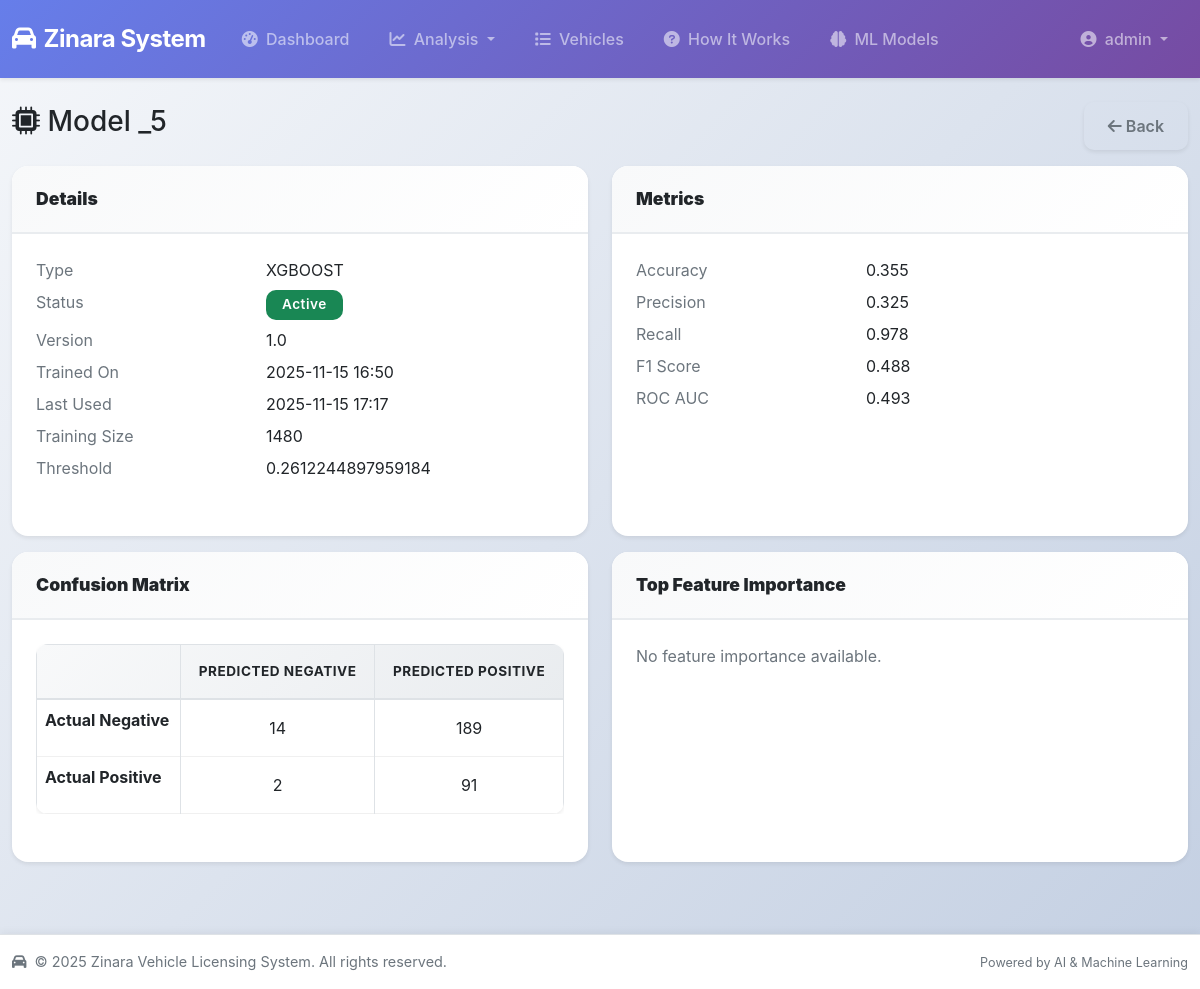
The app's page /ml/19/ (signed in) with its own data.
### apps/ml_models/models.py (models this page shows, shortened)
class MLModel(models.Model):
    MODEL_TYPES = [
        ('logistic_regression', 'Logistic Regression'),
        ('decision_tree', 'Decision Tree'),
        ('random_forest', 'Random Forest'),
        ('xgboost', 'XGBoost'),
    ]
    STATUS_CHOICES = [
        ('training', 'Training'),
        ('active', 'Active'),
        ('inactive', 'Inactive'),
        ('failed', 'Failed'),
    ]
    name = models.CharField(max_length=100)
    model_type = models.CharField(max_length=30, choices=MODEL_TYPES)
    version = models.CharField(max_length=20)
    file_path = models.CharField(max_length=255)
    status = models.CharField(max_length=20, choices=STATUS_CHOICES, default='training')
    accuracy = models.FloatField(null=True, blank=True)
    precision = models.FloatField(null=True, blank=True)
    recall = models.FloatField(null=True, blank=True)
    f1_score = models.FloatField(null=True, blank=True)
    roc_auc = models.FloatField(null=True, blank=True)
    threshold = models.FloatField(null=True, blank=True, help_text="Optimal threshold for predictions")
    training_data_size = models.IntegerField(null=True, blank=True)
    feature_importance = models.JSONField(null=True, blank=True)
    hyperparameters = models.JSONField(null=True, blank=True)
    confusion_matrix = models.JSONField(null=True, blank=True, help_text="Confusion matrix: [[TN, FP], [FN, TP]]")
    created_by = models.ForeignKey(User, on_delete=models.CASCADE)
    created_at = models.DateTimeField(auto_now_add=True)
    last_used = models.DateTimeField(null=True, blank=True)
    class Meta:
        db_table = 'ml_models'
        ordering = ['-created_at']
        unique_together = ['name', 'version']

### apps/ml_models/views.py (the view)
# urls.py: path('<int:model_id>/', views.model_detail, name='model_detail'),
@login_required
def model_detail(request, model_id):
    model = get_object_or_404(MLModel, id=model_id)
    training_jobs = ModelTrainingJob.objects.filter(model=model).order_by('-started_at')
    conf_matrix = None
    if getattr(model, 'confusion_matrix', None):
        if isinstance(model.confusion_matrix, dict):
            conf_matrix = model.confusion_matrix.get('matrix') or model.confusion_matrix
        elif isinstance(model.confusion_matrix, list):
            conf_matrix = model.confusion_matrix
    feature_importance_items = []
    if model.feature_importance:
        if isinstance(model.feature_importance, dict):
            feature_importance_items = sorted(model.feature_importance.items(), key=lambda item: item[1], reverse=True)
        elif isinstance(model.feature_importance, list):
            feature_importance_items = model.feature_importance
    metrics_available = any([
        model.accuracy,
        model.precision,
        model.recall,
        model.f1_score,
        model.roc_auc,
    ])
    context = {
        'model': model,
        'training_jobs': training_jobs,
        'feature_importance_items': feature_importance_items,
        'confusion_matrix': conf_matrix,
        'threshold': getattr(model, 'threshold', None),
        'metrics_available': metrics_available,
    }
    return render(request, 'ml_models/model_detail.html', context)

### templates/ml_models/model_detail.html (shortened to what this page needs)
{% extends 'base.html' %}
{% block content %}
<div class="row mb-3">
    <div class="col-12 d-flex justify-content-between align-items-center">
        <h3><i class="fas fa-microchip"></i> Model {{ model.name }}</h3>
        <a class="btn btn-outline-secondary" href="{% url 'ml_models:model_list' %}"><i class="fas fa-arrow-left"></i> Back</a>
    </div>
</div>
<div class="row">
    <div class="col-md-6 mb-3">
        <div class="card">
            <div class="card-header"><strong>Details</strong></div>
            <div class="card-body">
                <div class="row mb-2"><div class="col-5 text-muted">Type</div><div class="col-7">{{ model.model_type|upper }}</div></div>
                <div class="row mb-2"><div class="col-5 text-muted">Status</div><div class="col-7"><span class="badge bg-{% if model.status == 'active' %}success{% elif model.status == 'training' %}warning{% elif model.status == 'failed' %}danger{% else %}secondary{% endif %}">{{ model.status|title }}</span></div></div>
                <div class="row mb-2"><div class="col-5 text-muted">Version</div><div class="col-7">{{ model.version }}</div></div>
                <div class="row mb-2"><div class="col-5 text-muted">Trained On</div><div class="col-7">{{ model.created_at|date:"Y-m-d H:i" }}</div></div>
                <div class="row mb-2"><div class="col-5 text-muted">Last Used</div><div class="col-7">{{ model.last_used|date:"Y-m-d H:i"|default:"-" }}</div></div>
                <div class="row mb-2"><div class="col-5 text-muted">Training Size</div><div class="col-7">{{ model.training_data_size|default:"-" }}</div></div>
                <div class="row mb-2"><div class="col-5 text-muted">Threshold</div><div class="col-7">{{ threshold|default:"-" }}</div></div>
            </div>
        </div>
    </div>
    <div class="col-md-6 mb-3">
        <div class="card">
            <div class="card-header"><strong>Metrics</strong></div>
            <div class="card-body">
                <div class="row mb-2"><div class="col-5 text-muted">Accuracy</div><div class="col-7">{{ model.accuracy|floatformat:3|default:"-" }}</div></div>
                <div class="row mb-2"><div class="col-5 text-muted">Precision</div><div class="col-7">{{ model.precision|floatformat:3|default:"-" }}</div></div>
                <div class="row mb-2"><div class="col-5 text-muted">Recall</div><div class="col-7">{{ model.recall|floatformat:3|default:"-" }}</div></div>
                <div class="row mb-2"><div class="col-5 text-muted">F1 Score</div><div class="col-7">{{ model.f1_score|floatformat:3|default:"-" }}</div></div>
                <div class="row mb-2"><div class="col-5 text-muted">ROC AUC</div><div class="col-7">{{ model.roc_auc|floatformat:3|default:"-" }}</div></div>
            </div>
        </div>
    </div>
</div>
<div class="row">
    <div class="col-md-6 mb-3">
        <div class="card">
            <div class="card-header"><strong>Confusion Matrix</strong></div>
            <div class="card-body">
                {% if confusion_matrix %}
                <div class="table-responsive">
                    <table class="table table-bordered mb-0 text-center">
                        <thead>
                            <tr>
                                <th></th>
                                <th>Predicted Negative</th>
                                <th>Predicted Positive</th>
                            </tr>
                        </thead>
                        <tbody>
                            <tr>
                                <th class="text-start">Actual Negative</th>
                                <td>{{ confusion_matrix.0.0 }}</td>
                                <td>{{ confusion_matrix.0.1 }}</td>
                            </tr>
                            <tr>
                                <th class="text-start">Actual Positive</th>
                                <td>{{ confusion_matrix.1.0 }}</td>
                                <td>{{ confusion_matrix.1.1 }}</td>
                            </tr>
                        </tbody>
                    </table>
                </div>
                {% else %}
                <p class="text-muted mb-0">Confusion matrix is not available.</p>
                {% endif %}
            </div>
        </div>
    </div>
    <div class="col-md-6 mb-3">
        <div class="card">
            <div class="card-header"><strong>Top Feature Importance</strong></div>
            <div class="card-body">
                {% if feature_importance %}
                <div class="table-responsive">
                    <table class="table table-sm">
                        <thead><tr><th>Feature</th><th>Importance</th></tr></thead>
                        <tbody>
                            {% for item in feature_importance.items %}
                            <tr><td>{{ item.0 }}</td><td>{{ item.1 }}</td></tr>
                            {% endfor %}
                        </tbody>
                    </table>
                </div>
                {% else %}
                <p class="text-muted mb-0">No feature importance available.</p>
                {% endif %}
            </div>
        </div>
    </div>
</div>
{% endblock %}

### templates/base.html (shortened to what this page needs)
{% load static %}
<!DOCTYPE html>
<html lang="en">
<head>
    <link href="https://cdn.jsdelivr.net/npm/bootstrap@5.1.3/dist/css/bootstrap.min.css" rel="stylesheet">
    <link href="https://cdnjs.cloudflare.com/ajax/libs/font-awesome/6.0.0/css/all.min.css" rel="stylesheet">
    <link href="{% static 'css/app.css' %}" rel="stylesheet">
</head>
<body class="d-flex flex-column min-vh-100">
    <nav class="navbar navbar-expand-lg navbar-dark bg-primary shadow-sm">
        <div class="container-fluid">
            <a class="navbar-brand fw-bold" href="{% url 'core:home' %}">
                <i class="fas fa-car me-2"></i>Zinara System
            </a>
            <div class="collapse navbar-collapse" id="navbarNav">
                <ul class="navbar-nav me-auto">
                    {% if user.is_authenticated %}
                        <li class="nav-item">
                            <a class="nav-link" href="{% url 'dashboard:overview' %}">
                                <i class="fas fa-tachometer-alt me-1"></i> Dashboard
                            </a>
                        </li>
                        <li class="nav-item dropdown">
                            <a class="nav-link dropdown-toggle" href="#" id="analysisDropdown" role="button" data-bs-toggle="dropdown" aria-expanded="false">
                                <i class="fas fa-chart-line me-1"></i> Analysis
                            </a>
                        </li>
                        <li class="nav-item">
                            <a class="nav-link" href="{% url 'dashboard:vehicle_list' %}">
                                <i class="fas fa-list me-1"></i> Vehicles
                            </a>
                        </li>
                        <li class="nav-item">
                            <a class="nav-link" href="{% url 'dashboard:model_explanation' %}">
                                <i class="fas fa-question-circle me-1"></i> How It Works
                            </a>
                        </li>
                        <li class="nav-item">
                            <a class="nav-link" href="{% url 'ml_models:model_list' %}">
                                <i class="fas fa-brain me-1"></i> ML Models
                            </a>
                        </li>
                    {% endif %}
                </ul>
                <ul class="navbar-nav">
                    {% if user.is_authenticated %}
                        <li class="nav-item dropdown">
                            <a class="nav-link dropdown-toggle" href="#" id="userDropdown" role="button" data-bs-toggle="dropdown" aria-expanded="false">
                                <i class="fas fa-user-circle me-1"></i> {{ user.username }}
                            </a>
                        </li>
                    {% else %}
                        <li class="nav-item">
                            <a class="nav-link" href="{% url 'core:login' %}">
                                <i class="fas fa-sign-in-alt me-1"></i> Login
                            </a>
                        </li>
                    {% endif %}
                </ul>
            </div>
        </div>
    </nav>
    <main class="flex-grow-1">
        <div class="container-fluid py-4">
            {% block content %}{% endblock %}
        </div>
    </main>
    <footer class="footer mt-auto py-3 bg-light border-top">
        <div class="container-fluid">
            <div class="row">
                <div class="col-md-6 text-center text-md-start">
                    <p class="mb-0 text-muted">
                        <i class="fas fa-car me-1"></i>
                        &copy; 2025 Zinara Vehicle Licensing System. All rights reserved.
                    </p>
                </div>
                <div class="col-md-6 text-center text-md-end">
                    <p class="mb-0 text-muted">
                        <small>Powered by AI & Machine Learning</small>
                    </p>
                </div>
            </div>
        </div>
    </footer>
</body>
</html>

### static/css/app.css (style rules this page uses)
:root { --primary-color: #0d6efd; --secondary-color: #6c757d; --success-color: #198754; --danger-color: #dc3545; --warning-color: #ffc107; --info-color: #0dcaf0; --light-bg: #f8f9fa; --dark-text: #212529; --shadow-sm: 0 2px 4px rgba(0,0,0,0.08); --shadow-md: 0 4px 12px rgba(0,0,0,0.1); --shadow-lg: 0 8px 24px rgba(0,0,0,0.12); }
html { height: 100%; }
body { font-family: -apple-system, BlinkMacSystemFont, "Segoe UI", Roboto, "Helvetica Neue", Arial, "Noto Sans", "Liberation Sans", sans-serif; background: linear-gradient(135deg, #f5f7fa 0%, #c3cfe2 100%); background-attachment: fixed; color: var(--dark-text); min-height: 100vh; display: flex; flex-direction: column; }
.navbar { background: linear-gradient(135deg, #667eea 0%, #764ba2 100%) !important; box-shadow: var(--shadow-md); padding: 1rem 0; }
.navbar-brand { font-weight: 700; font-size: 1.5rem; letter-spacing: -0.5px; }
.navbar-nav .nav-link { font-weight: 500; padding: 0.5rem 1rem !important; transition: all 0.3s ease; border-radius: 8px; margin: 0 0.25rem; }
main { flex: 1 0 auto; width: 100%; padding-bottom: 2rem; }
.container-fluid { max-width: 1400px; }
.card { border: none; border-radius: 16px; box-shadow: var(--shadow-sm); transition: all 0.3s ease; margin-bottom: 1.5rem; overflow: hidden; background: white; display: flex; flex-direction: column; height: 100%; }
.card-header { background: linear-gradient(135deg, #f8f9fa 0%, #ffffff 100%); border-bottom: 2px solid #e9ecef; border-top-left-radius: 16px; border-top-right-radius: 16px; font-weight: 600; padding: 1.25rem 1.5rem; font-size: 1.1rem; }
.card-body { padding: 1.5rem; flex: 1; display: flex; flex-direction: column; }
.btn { border-radius: 10px; padding: 0.75rem 1.5rem; font-weight: 600; transition: all 0.3s ease; border: none; box-shadow: var(--shadow-sm); }
.badge { border-radius: 10px; padding: 0.5rem 1rem; font-weight: 600; font-size: 0.85rem; letter-spacing: 0.5px; }
footer.footer { flex-shrink: 0; background: white !important; border-top: 2px solid #e9ecef; box-shadow: 0 -2px 8px rgba(0,0,0,0.05); margin-top: auto; width: 100%; }
.footer p { margin: 0; font-size: 0.9rem; }
.table { border-radius: 12px; overflow: hidden; background: white; box-shadow: var(--shadow-sm); }
.table thead { background: linear-gradient(135deg, #f8f9fa 0%, #e9ecef 100%); }
.table thead th { font-weight: 700; text-transform: uppercase; font-size: 0.85rem; letter-spacing: 0.5px; border-bottom: 2px solid #dee2e6; padding: 1rem; }
.table tbody tr { transition: all 0.2s; border-bottom: 1px solid #f0f0f0; }
.table tbody td { padding: 1rem; vertical-align: middle; }
.card { animation: slideIn 0.6s ease-out; }

### records on screen
MLModel: name "_5", model_type "XGBOOST", status "Active", version "1.0", created_at "2025-11-15 16:50", last_used "2025-11-15 17:17", training_data_size "1480", threshold "0.2612244897959184", accuracy "0.355", precision "0.325", recall "0.978", f1_score "0.488", roc_auc "0.493"

### other values on screen
{{ user.username }} "admin"
{{ confusion_matrix.0.0 }} "14"
{{ confusion_matrix.0.1 }} "189"
{{ confusion_matrix.1.0 }} "2"
{{ confusion_matrix.1.1 }} "91"
